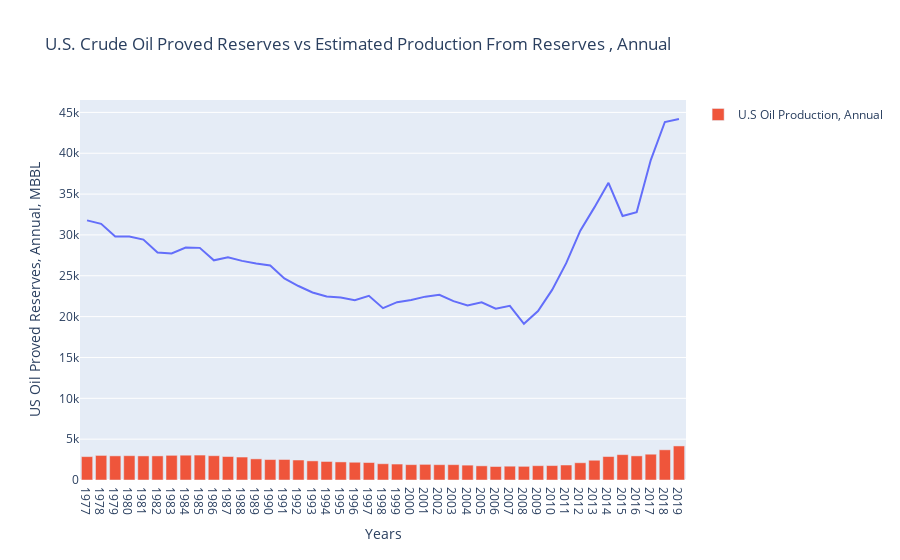

The notebook cell saved with this chart:
### Code cell
fig_US_oil_proved_reserves = px.line(x = list_US_oil_proved_reserves_X, y = list_US_oil_proved_reserves_Y, labels = {'x': 'Years', 'y':'US Oil Proved Reserves, Annual, MBBL' },
              title = ' U.S. Crude Oil Proved Reserves vs Estimated Production From Reserves , Annual')

compare_US_oil_proved_Reserves_Production =fig_US_oil_proved_reserves.add_bar(x=list_US_crude_oil_production_proved_reserves_X, y = list_US_crude_oil_production_proved_reserves_Y, name = 'U.S Oil Production, Annual')


compare_US_oil_proved_Reserves_Production.show()

### Figure 1 — Plotly figure (JSON) as saved in the notebook; plotly's stock layout.template omitted (floating-point values rounded to 4 significant figures)
{"data": [{"hovertemplate": "Years=%{x}<br>US Oil Proved Reserves, Annual, MBBL=%{y}<extra></extra>", "legendgroup": "", "line": {"color": "#636efa", "dash": "solid"}, "mode": "lines", "name": "", "orientation": "v", "showlegend": false, "type": "scatter", "x": ["1977", "1978", "1979", "1980", "1981", "1982", "1983", "1984", "1985", "1986", "1987", "1988", "1989", "1990", "1991", "1992", "1993", "1994", "1995", "1996", "1997", "1998", "1999", "2000", "2001", "2002", "2003", "2004", "2005", "2006", "2007", "2008", "2009", "2010", "2011", "2012", "2013", "2014", "2015", "2016", "2017", "2018", "2019"], "xaxis": "x", "y": [31780, 31355, 29810, 29805, 29426, 27858, 27735, 28446, 28416, 26889, 27256, 26825, 26501, 26254, 24682, 23745, 22957, 22457, 22351, 22017, 22546, 21034, 21765, 22045, 22446, 22677, 21891, 21371, 21757, 20972, 21317, 19121, 20682, 23267, 26544, 30529, 33371, 36385, 32318, 32773, 39160, 43824, 44191], "yaxis": "y"}, {"name": "U.S Oil Production, Annual", "type": "bar", "x": ["1977", "1978", "1979", "1980", "1981", "1982", "1983", "1984", "1985", "1986", "1987", "1988", "1989", "1990", "1991", "1992", "1993", "1994", "1995", "1996", "1997", "1998", "1999", "2000", "2001", "2002", "2003", "2004", "2005", "2006", "2007", "2008", "2009", "2010", "2011", "2012", "2013", "2014", "2015", "2016", "2017", "2018", "2019"], "y": [2862, 3008, 2955, 2975, 2949, 2950, 3020, 3037, 3052, 2973, 2873, 2811, 2586, 2505, 2512, 2446, 2339, 2268, 2213, 2173, 2138, 1991, 1952, 1880, 1915, 1875, 1877, 1819, 1733, 1652, 1691, 1672, 1751, 1767, 1834, 2112, 2418, 2874, 3104, 2953, 3157, 3696, 4169]}], "layout": {"legend": {"tracegroupgap": 0}, "title": {"text": " U.S. Crude Oil Proved Reserves vs Estimated Production From Reserves , Annual"}, "xaxis": {"anchor": "y", "domain": [0, 1], "title": {"text": "Years"}}, "yaxis": {"anchor": "x", "domain": [0, 1], "title": {"text": "US Oil Proved Reserves, Annual, MBBL"}}}}
